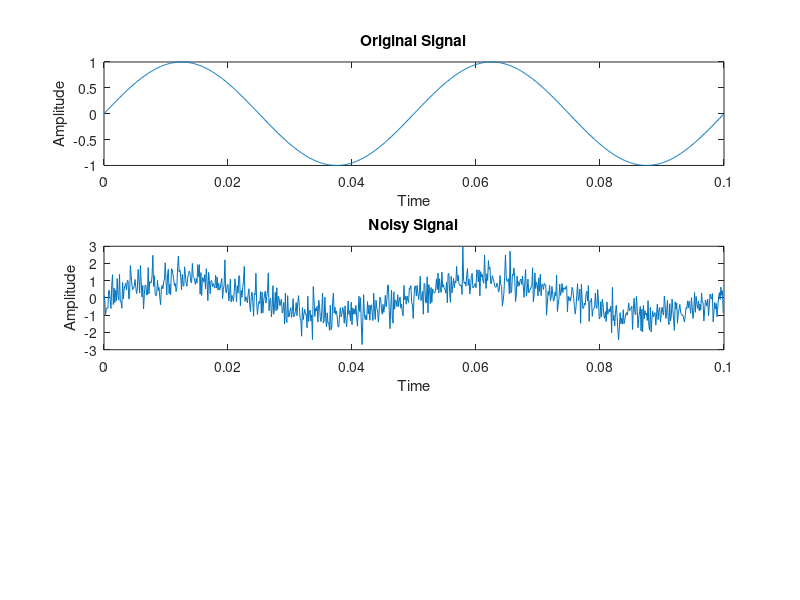

Write MATLAB code to recreate this figure. (Note: this script raises an error after producing the figure.)
% Author: Vishwas K Singh
% Email: vishwasks32@gmail.com
% Script to show denoising signals and images using wavelets

close all;
clear all;
clc;

% Generate a signal
Fs = 8000;
N = 800;
t = (0:N-1)/Fs;
f = 20;
x = sin(2 * pi * f * t);
subplot(3,1,1);
plot(t,x);
xlabel('Time');
ylabel('Amplitude');
title('Original Signal');

% Add awgn noise
% set SNR
snr = 5.0;
y = awgn(x,snr);
subplot(3,1,2);
plot(t,y);
xlabel('Time');
ylabel('Amplitude');
title('Noisy Signal');

% perform wavelet denoising
% wden performs an automatic de-noising process of a one-dimensional signal
% using wavelets.
% De-noise noisy signal using soft heuristic SURE thresholding 
% and scaled noise option, on detail coefficients obtained 
% from the decomposition of x, at level 5 by sym8 wavelet. 
lev = 5;
xd = wden(y,'heursure','s','one',lev,'sym8');
subplot(3,1,3);
plot(t,xd);
xlabel('Time');
ylabel('Amplitude');
title('Denoised Signal');